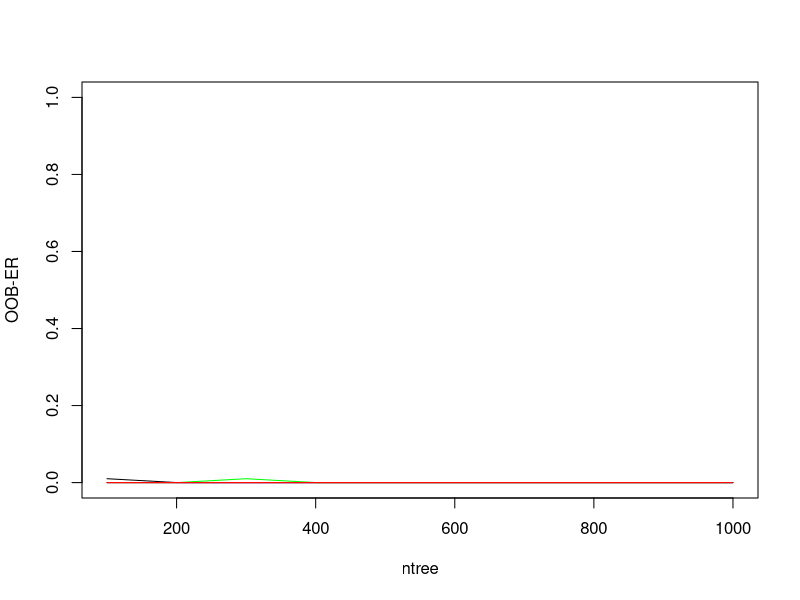
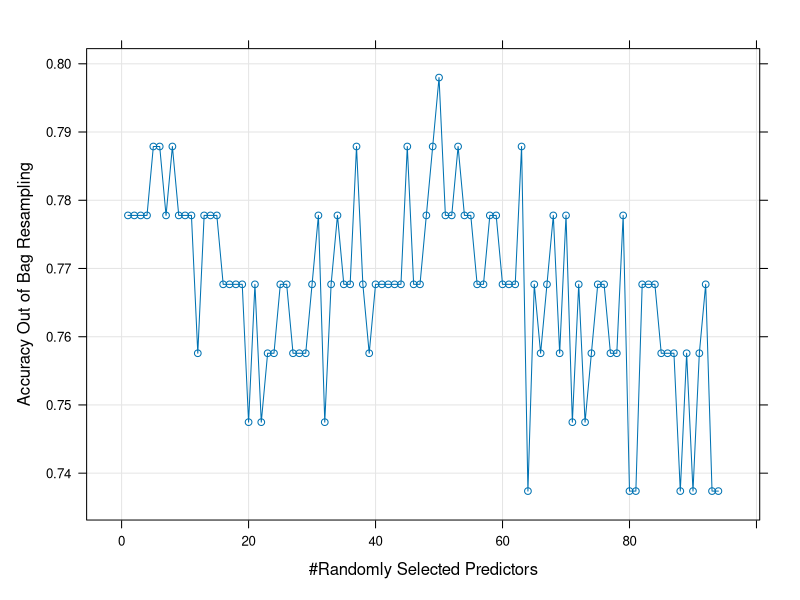
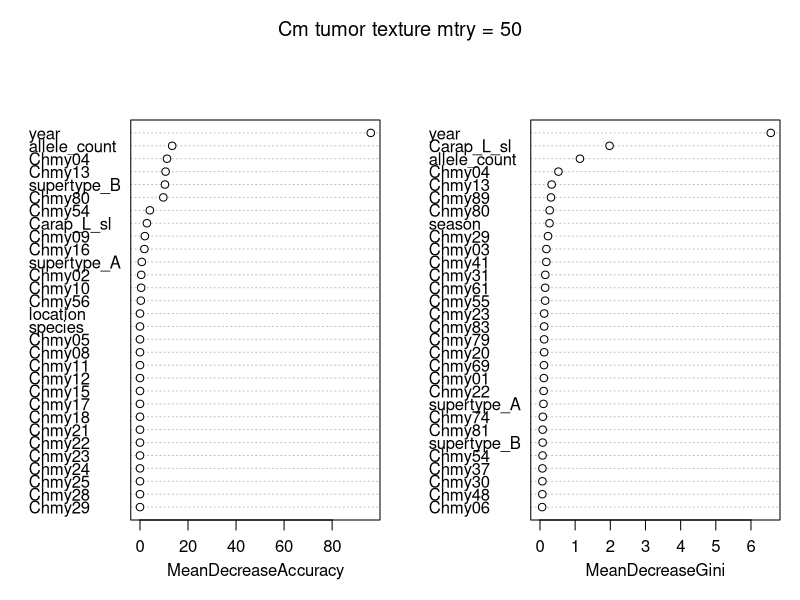
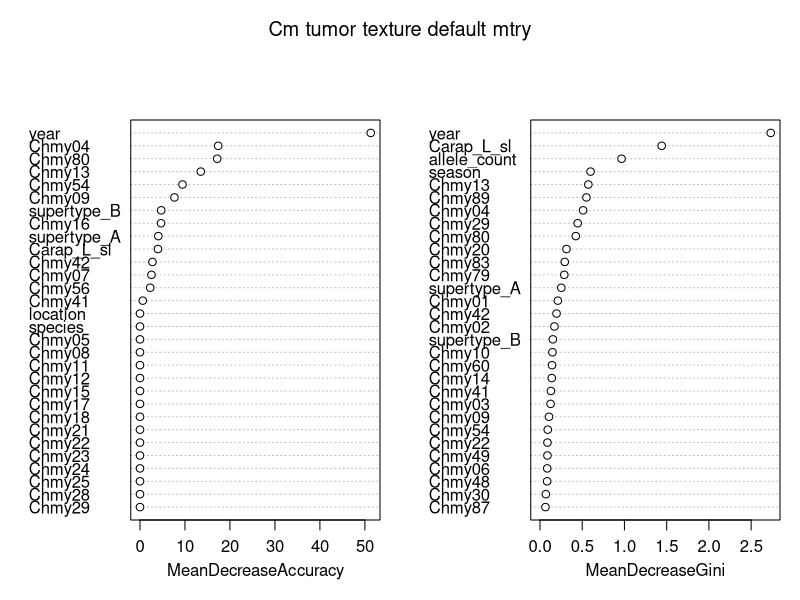

These figures' R source, in order:
## Classification random forest for tumor texture in C. mydas with FP

library(randomForest)
library(caret)
library(dplyr)

# read in data
data_full <- read.csv("classI_juveniles_morpho_FP_v3.csv") # this includes C. mydas and C. caretta records

data_full <- data_full %>% filter(!is.na(Carap_L_sl)) # remove any record without straight carapace length (SCL) measurement (just 1)

# remove sea turtles that are truly regressed ("regression inferred from recap records" in column "paps visually categorized as regressed at capture"). Removing from analyses regarding tumor texture. N = 7

data_full <- data_full %>% filter(paps.visually.categorized.as.regressed.at.capture != c("regression inferred from recap records"))

# variables: sample ID, location, spp, year, FP, paps_smooth_regressed, season, allele count, all alleles, supertypes A, B, C, and SCL ("Carap_L_sl" from database download)
data_full <- data_full[c(1, 6, 7, 11, 14, 16, 19:139, 142)] 
colnames(data_full)

data_full <- data_full %>% mutate(location = tolower(location))

# Convert sample ID to character
data_full$sample_ID = as.character(data_full$sample_ID)

# Convert location, species, FP, paps_smooth_regressed, season, and all alleles, all supertypes to factors
col_names <- names(data_full)
col_names

data_full[col_names[2:3]] <- lapply(data_full[col_names[2:3]], factor) # location and species

data_full[col_names[5:7]] <- lapply(data_full[col_names[5:7]], factor) # FP,paps_smooth_regressed, season

data_full[col_names[9:127]] <- lapply(data_full[col_names[9:127]], factor) # alleles and supertypes

# Convert allele count, SCL, to numeric
data_full$allele_count <- as.numeric(data_full$allele_count)
data_full$Carap_L_sl <- as.numeric(data_full$Carap_L_sl)

# Just checking class and levels of each variable
sapply(data_full, class)
sapply(data_full, levels)

# Subset to the records of C. mydas with FP, so that just the C. mydas individuals that had tumors (which could either be smooth or rough) are present in dataset

data <- data_full %>% filter(species == "Chelonia mydas") %>% filter(FP == 1) # 99 turtles
data <- data[,-5] # remove "FP" variable which is part of a separate model ("RandomForest_FP_status.R")

# as a result of filtering to just FP-positive C. mydas, the following alleles are no longer relevant (they were found in just FP negative C. mydas)

data <- subset(data, select = -c(Caca01,Carca09,Carca32,Carca15,Carca19,Caca02,Carca14,Carca11,Carca16,Carca17,Carca27,Carca13,Chmy26,Chmy27,Carca56,Caca03,Carca28,Carca109,Caca04,Chmy59,Caca05,Carca25,Carca81,Caca06,Chmy77,Chmy78,Caca07,Chmy86,Caca08,Chmy88,Chmy92))

# Check for imbalance in response variable (regression)
length(which(data$paps_smooth_regressed==0)) # 77 C. mydas with rough tumor texture
length(which(data$paps_smooth_regressed==1)) # 22 C. mydas with smooth/regressed tumor texture for 28.3% regression.

# This is unbalanced enough that we need to account for it by over-sampling the under-represented class (smooth/regression) and under-sampling the over-represented class (rough tumor). Set the sampsize parameter to 2/3 of the under-represented class, and use that sample size in conjunction with the strata option when building the random trees and when training.

# there are 30 smooth/regressed tumor individuals; 22*(2/3) = 14.6 individuals, so we'll sample 15 smooth/regressed tumor individuals and 15 rough tumor individuals for the training data set so that the resulting tree forest is not biased.

sample_size <- c(15,15) # will use subsequently with strata.

# Random Forest analysis

# Optimize mtry parameter. Default for RF classification is sqrt(p) where p is the number of variables in the dataframe.
# let's also run mtry values of sqrt(p), 2*sqrt(p), 0.1(p), 0.2(p), p/3, in addition to p, where p is the number of variables.
# Run each mtry at ntree= 100 to 1000 (by increments of 100), looking for plateau where the out of bag error rate (OOB-ER) is minimized while also maximizing the RF algorithm. The mtry value that minimizes the OOB-ER will be chosen for subsequent analyses.

# We are using 94 variables to explain tumor regression status (this excludes the first column, which is sample ID, and regression status which is the response)

results_optimization <- matrix(data=NA , nrow = 0, ncol = 3) # create matrix that the following loop will dump info into
for (i in seq(from = 100, to = 1000 , by = 100)){  # values of ntree
  print(i)
  for (j in c(9.7, 19.4, 9.4, 18.8, 31.3, 94)){    #values of mtry based on 94 total predictors
    rf_ij <- randomForest(x = data[,2:96], y = as.factor(data$paps_smooth_regressed), importance=TRUE ,proximity=TRUE, ntree=i, mtry=j, strata=as.factor(data$paps_smooth_regressed), sampsize=sample_size)
    results_optimization <- rbind(results_optimization, c(i,j,tail(rf_ij$err.rate,1)[1]))
  }
}

# Clean up the file format
results_optimization<-as.data.frame(results_optimization)
colnames(results_optimization)<-c("ntree", "mtry","OOB_ER")

# Now plot results to see if there's a plateau
plot(results_optimization$ntree[results_optimization$mtry == 9.7],results_optimization$OOB_ER[results_optimization$mtry == 9.7], type="l", col="black", xlab="ntree",ylab="OOB-ER",ylim=c(0,1))
lines(results_optimization$ntree[results_optimization$mtry == 19.4],results_optimization$OOB_ER[results_optimization$mtry == 19.4], col="blue")
lines(results_optimization$ntree[results_optimization$mtry == 9.4],results_optimization$OOB_ER[results_optimization$mtry == 9.4], col="green")
lines(results_optimization$ntree[results_optimization$mtry == 18.8],results_optimization$OOB_ER[results_optimization$mtry == 18.8], col="purple")
lines(results_optimization$ntree[results_optimization$mtry == 31.3],results_optimization$OOB_ER[results_optimization$mtry == 31.3], col="orange")
lines(results_optimization$ntree[results_optimization$mtry == 94],results_optimization$OOB_ER[results_optimization$mtry == 94], col="red")


# all mtry parameters seem to behave similarly with no discernable plateau so it may be best to explore further or use defaults, i.e., sqrt(p)

# Create model with default paramters as a baseline, grid search with "oob" method
control <- trainControl(method="oob", number=10, search = "grid")
seed <- 7
metric <- "Accuracy"
set.seed(seed)
mtry <- sqrt(94)
tunegrid <- expand.grid(.mtry=mtry)
rf_default <- train(paps_smooth_regressed~., data=data[,2:96], method="rf", metric=metric, tuneGrid=tunegrid, trControl=control)
print(rf_default) # mtry = 9.695 at 77.77778% accuracy.

# now let's fine tune
## Grid search, where method = "oob"
control <- trainControl(method="oob", number=10, search="grid")
set.seed(seed)
tunegrid <- expand.grid(.mtry=c(1:94)) # doing full 94
rf_gridsearch <- train(paps_smooth_regressed~., data=data[,2:96], method="rf", metric=metric, tuneGrid=tunegrid, trControl=control)
print(rf_gridsearch)
plot(rf_gridsearch) # most accurate: mtry 50 at 79.79798%

# Now begin the full Random Forest analyses: going to use mtry = 9.695 (default), and mtry = 50; 50 was given from grid search tuning with decently high accuracy.

# run a large number of trees with the above mtry values, in order to know what value of ntree achieves convergence of importance values between forests.
# As a starting point, grow 10,000 trees and increase if necessary.

# forests with default mtry:
rf_default_a <- randomForest(x = data[,2:96], y = as.factor(data$paps_smooth_regressed), importance=TRUE ,proximity=TRUE, ntree=10000, strata=as.factor(data$paps_smooth_regressed), sampsize=sample_size)

rf_default_b <- randomForest(x = data[,2:96], y = as.factor(data$paps_smooth_regressed), importance=TRUE ,proximity=TRUE, ntree=10000, strata=as.factor(data$paps_smooth_regressed), sampsize=sample_size)

#Check correlation of predictor importance values between forests 
importance_rf_default_a <- data.frame(importance(rf_default_a,type=1)) #type=1 is mean decrease in accuracy for classification, so a large, positive value means that permuting the variable led to a big decrease in prediction accuracy (which is indicative of an important predictor)
colnames(importance_rf_default_a)<-c("importance")

importance_rf_default_b <- data.frame(importance(rf_default_b,type=1))
colnames(importance_rf_default_b)<-c("importance")

cor(importance_rf_default_a,importance_rf_default_b) # A correlation of 0.9966993 for predictor importance values between forests when mtry = 9.695 and ntree = 10,000

# forests with mtry = 50

rf_50_a <- randomForest(x = data[,2:96], y = as.factor(data$paps_smooth_regressed), importance=TRUE ,proximity=TRUE, mtry=50, ntree=10000, strata=as.factor(data$paps_smooth_regressed), sampsize=sample_size)

rf_50_b <- randomForest(x = data[,2:96], y = as.factor(data$paps_smooth_regressed), importance=TRUE ,proximity=TRUE, mtry=50, ntree=10000, strata=as.factor(data$paps_smooth_regressed), sampsize=sample_size)

#Check correlation of locus importance values between forests 
importance_rf_50_a <- data.frame(importance(rf_50_a,type=1)) #type=1 is mean decrease in accuracy for classification, so a large, positive value means that permuting the variable led to a big decrease in prediction accuracy (which is indicative of an important locus)
colnames(importance_rf_50_a)<-c("importance")

importance_rf_50_b <- data.frame(importance(rf_50_b,type=1))
colnames(importance_rf_50_b)<-c("importance")

cor(importance_rf_50_a,importance_rf_50_b) # A correlation of 0.999315 for predictor importance values between forests when mtry = 50 and ntree = 10,000

# mtry = 50 had a slightly higher importance value correlation, so run both mtry = 50 and mtry = default

# Build final model with mtry = 50, ntree = 10,000. 
# Separate into training and test data (70% and 30%, respectively)
set.seed(3)
train = sample(1:nrow(data), 0.7*nrow(data))
data.test = data[train,]
data.train = data[-train,]

# Create random forest model using training data set
# Make sure to exclude the sample ID column (data.train[,-1])
set.seed(3)
data.model = randomForest(paps_smooth_regressed ~ .,
                          data = data.train[,-1],
                          importance=TRUE,
                          proximity=TRUE,
                          mtry=50, # based on tuning done above
                          ntree=10000, # based on tuning for ntree above
                          strata=as.factor(data$paps_smooth_regressed), sampsize=sample_size) # take into account imbalance in texture type
data.model # OOB-ER = 26.67%

# Use the model built above to make predictions on the test data
data.predict = predict(data.model,newdata = data.test[,-1])

# Build a confusion matrix and calculate accuracy of predicted model
table(Prediction = data.predict,Truth = data.test$paps_smooth_regressed)
sum(diag(table(Prediction = data.predict,Truth = data.test$paps_smooth_regressed))) / sum(table(Prediction = data.predict,Truth = data.test$paps_smooth_regressed)) # Accuracy of model with all variables: 66.66667%

# Importance Sampling
importance(data.model)
varImpPlot(data.model, main = "Cm tumor texture mtry = 50")

# Build a model based on mtry = default and ntree = 10,0000

# Separate into training and test data (70% and 30%, respectively)
set.seed(3)
train = sample(1:nrow(data), 0.7*nrow(data))
data.test = data[train,]
data.train = data[-train,]

# Create random forest model using training data set
# Make sure to exclude the sample ID column (data.train[,-1])
set.seed(3)
data.model_defaultmtry <- randomForest(paps_smooth_regressed ~ .,
                                       data = data.train[,-1],
                                       importance=TRUE,
                                       proximity=TRUE,
                                       ntree=10000, # based on tuning for ntree above
                                       strata=as.factor(data$paps_smooth_regressed), sampsize=sample_size) # take into account imbalance in FP texture categories
data.model_defaultmtry # OOB-ER = 30%

# Use the model built above to make predictions on the test data
data.predict_defaultmtry = predict(data.model_defaultmtry, newdata = data.test[,-1])

# Build a confusion matrix and calculate accuracy of predicted model
table(Prediction = data.predict_defaultmtry, Truth = data.test$paps_smooth_regressed)
sum(diag(table(Prediction = data.predict_defaultmtry,Truth = data.test$paps_smooth_regressed))) / sum(table(Prediction = data.predict_defaultmtry,Truth = data.test$paps_smooth_regressed)) # Accuracy of model with all variables: #73.91304%

importance(data.model_defaultmtry)
varImpPlot(data.model_defaultmtry, main = "Cm tumor texture default mtry")
